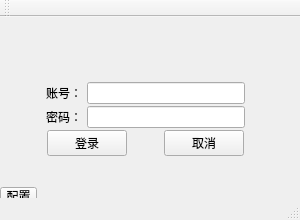
<?xml version="1.0" encoding="UTF-8"?>
<ui version="4.0">
 <class>RmtLogin</class>
 <widget class="QMainWindow" name="RmtLogin">
  <property name="geometry">
   <rect>
    <x>0</x>
    <y>0</y>
    <width>300</width>
    <height>220</height>
   </rect>
  </property>
  <property name="sizePolicy">
   <sizepolicy hsizetype="MinimumExpanding" vsizetype="MinimumExpanding">
    <horstretch>0</horstretch>
    <verstretch>0</verstretch>
   </sizepolicy>
  </property>
  <property name="minimumSize">
   <size>
    <width>300</width>
    <height>220</height>
   </size>
  </property>
  <property name="windowTitle">
   <string>RmtLogin</string>
  </property>
  <widget class="QWidget" name="centralWidget">
   <widget class="QToolButton" name="toolButton">
    <property name="geometry">
     <rect>
      <x>0</x>
      <y>170</y>
      <width>37</width>
      <height>18</height>
     </rect>
    </property>
    <property name="text">
     <string>配置</string>
    </property>
   </widget>
   <widget class="QWidget" name="">
    <property name="geometry">
     <rect>
      <x>-20</x>
      <y>30</y>
      <width>331</width>
      <height>111</height>
     </rect>
    </property>
    <layout class="QVBoxLayout" name="verticalLayout" stretch="2,2,2,2">
     <property name="spacing">
      <number>2</number>
     </property>
     <property name="sizeConstraint">
      <enum>QLayout::SetDefaultConstraint</enum>
     </property>
     <property name="leftMargin">
      <number>2</number>
     </property>
     <property name="topMargin">
      <number>2</number>
     </property>
     <property name="rightMargin">
      <number>2</number>
     </property>
     <property name="bottomMargin">
      <number>2</number>
     </property>
     <item>
      <layout class="QHBoxLayout" name="horizontalLayout" stretch="2,6,2">
       <property name="spacing">
        <number>5</number>
       </property>
       <item>
        <spacer name="horizontalSpacer_8">
         <property name="orientation">
          <enum>Qt::Horizontal</enum>
         </property>
         <property name="sizeHint" stdset="0">
          <size>
           <width>40</width>
           <height>20</height>
          </size>
         </property>
        </spacer>
       </item>
       <item>
        <widget class="QLabel" name="label">
         <property name="text">
          <string> </string>
         </property>
         <property name="textFormat">
          <enum>Qt::RichText</enum>
         </property>
         <property name="scaledContents">
          <bool>false</bool>
         </property>
         <property name="alignment">
          <set>Qt::AlignCenter</set>
         </property>
        </widget>
       </item>
       <item>
        <spacer name="horizontalSpacer_9">
         <property name="orientation">
          <enum>Qt::Horizontal</enum>
         </property>
         <property name="sizeHint" stdset="0">
          <size>
           <width>40</width>
           <height>20</height>
          </size>
         </property>
        </spacer>
       </item>
      </layout>
     </item>
     <item>
      <layout class="QHBoxLayout" name="horizontalLayout_h1" stretch="2,1,5,2">
       <property name="spacing">
        <number>5</number>
       </property>
       <item>
        <spacer name="horizontalSpacer_4">
         <property name="orientation">
          <enum>Qt::Horizontal</enum>
         </property>
         <property name="sizeType">
          <enum>QSizePolicy::Minimum</enum>
         </property>
         <property name="sizeHint" stdset="0">
          <size>
           <width>40</width>
           <height>20</height>
          </size>
         </property>
        </spacer>
       </item>
       <item>
        <widget class="QLabel" name="label_name">
         <property name="text">
          <string>账号：</string>
         </property>
         <property name="textFormat">
          <enum>Qt::AutoText</enum>
         </property>
         <property name="alignment">
          <set>Qt::AlignCenter</set>
         </property>
        </widget>
       </item>
       <item>
        <widget class="QLineEdit" name="lineEdit_name"/>
       </item>
       <item>
        <spacer name="horizontalSpacer_6">
         <property name="orientation">
          <enum>Qt::Horizontal</enum>
         </property>
         <property name="sizeType">
          <enum>QSizePolicy::Minimum</enum>
         </property>
         <property name="sizeHint" stdset="0">
          <size>
           <width>40</width>
           <height>20</height>
          </size>
         </property>
        </spacer>
       </item>
      </layout>
     </item>
     <item>
      <layout class="QHBoxLayout" name="horizontalLayout_h2" stretch="2,1,5,2">
       <property name="spacing">
        <number>5</number>
       </property>
       <item>
        <spacer name="horizontalSpacer_5">
         <property name="orientation">
          <enum>Qt::Horizontal</enum>
         </property>
         <property name="sizeType">
          <enum>QSizePolicy::Minimum</enum>
         </property>
         <property name="sizeHint" stdset="0">
          <size>
           <width>40</width>
           <height>20</height>
          </size>
         </property>
        </spacer>
       </item>
       <item>
        <widget class="QLabel" name="label_pwd">
         <property name="text">
          <string>密码：</string>
         </property>
         <property name="alignment">
          <set>Qt::AlignCenter</set>
         </property>
        </widget>
       </item>
       <item>
        <widget class="QLineEdit" name="lineEdit_pwd"/>
       </item>
       <item>
        <spacer name="horizontalSpacer_7">
         <property name="orientation">
          <enum>Qt::Horizontal</enum>
         </property>
         <property name="sizeType">
          <enum>QSizePolicy::Minimum</enum>
         </property>
         <property name="sizeHint" stdset="0">
          <size>
           <width>40</width>
           <height>20</height>
          </size>
         </property>
        </spacer>
       </item>
      </layout>
     </item>
     <item>
      <layout class="QHBoxLayout" name="horizontalLayout_h3" stretch="2,2,1,2,2">
       <property name="spacing">
        <number>5</number>
       </property>
       <item>
        <spacer name="horizontalSpacer_2">
         <property name="orientation">
          <enum>Qt::Horizontal</enum>
         </property>
         <property name="sizeType">
          <enum>QSizePolicy::Minimum</enum>
         </property>
         <property name="sizeHint" stdset="0">
          <size>
           <width>40</width>
           <height>20</height>
          </size>
         </property>
        </spacer>
       </item>
       <item>
        <widget class="QPushButton" name="pushButton_login">
         <property name="text">
          <string>登录</string>
         </property>
        </widget>
       </item>
       <item>
        <spacer name="horizontalSpacer">
         <property name="orientation">
          <enum>Qt::Horizontal</enum>
         </property>
         <property name="sizeHint" stdset="0">
          <size>
           <width>40</width>
           <height>20</height>
          </size>
         </property>
        </spacer>
       </item>
       <item>
        <widget class="QPushButton" name="pushButton_cancel">
         <property name="text">
          <string>取消</string>
         </property>
        </widget>
       </item>
       <item>
        <spacer name="horizontalSpacer_3">
         <property name="orientation">
          <enum>Qt::Horizontal</enum>
         </property>
         <property name="sizeType">
          <enum>QSizePolicy::Minimum</enum>
         </property>
         <property name="sizeHint" stdset="0">
          <size>
           <width>40</width>
           <height>20</height>
          </size>
         </property>
        </spacer>
       </item>
      </layout>
     </item>
    </layout>
   </widget>
  </widget>
  <widget class="QMenuBar" name="menuBar">
   <property name="geometry">
    <rect>
     <x>0</x>
     <y>0</y>
     <width>300</width>
     <height>23</height>
    </rect>
   </property>
  </widget>
  <widget class="QToolBar" name="mainToolBar">
   <attribute name="toolBarArea">
    <enum>TopToolBarArea</enum>
   </attribute>
   <attribute name="toolBarBreak">
    <bool>false</bool>
   </attribute>
  </widget>
  <widget class="QStatusBar" name="statusBar"/>
 </widget>
 <layoutdefault spacing="6" margin="11"/>
 <resources/>
 <connections>
  <connection>
   <sender>pushButton_cancel</sender>
   <signal>clicked()</signal>
   <receiver>RmtLogin</receiver>
   <slot>close()</slot>
   <hints>
    <hint type="sourcelabel">
     <x>203</x>
     <y>161</y>
    </hint>
    <hint type="destinationlabel">
     <x>149</x>
     <y>109</y>
    </hint>
   </hints>
  </connection>
 </connections>
</ui>
